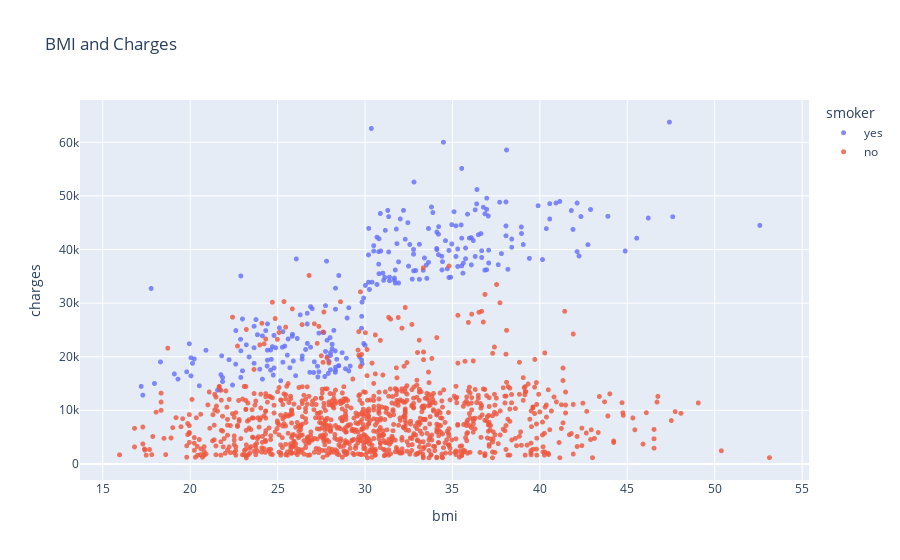

Notebook cell for this chart:
### Code cell
fig=px.scatter(
                df,
                x='bmi',
                y='charges',
                color='smoker',
                opacity=0.8,
                hover_data=['sex'],
                title='BMI and Charges'
)
fig.update_traces(marker_size=5)
fig.show()

### Figure 1 — Plotly figure (JSON) as saved in the notebook; plotly's stock layout.template omitted (floating-point values rounded to 4 significant figures; data arrays with more than 128 entries replaced by an {"elided": "..."} marker saying what was removed)
{"data": [{"customdata": {"elided": "274x1 str values"}, "hovertemplate": "smoker=yes<br>bmi=%{x}<br>charges=%{y}<br>sex=%{customdata[0]}<extra></extra>", "legendgroup": "yes", "marker": {"color": "#636efa", "opacity": 0.8, "size": 5, "symbol": "circle"}, "mode": "markers", "name": "yes", "showlegend": true, "type": "scattergl", "x": {"elided": "274 float values"}, "xaxis": "x", "y": {"elided": "274 float values"}, "yaxis": "y"}, {"customdata": {"elided": "1064x1 str values"}, "hovertemplate": "smoker=no<br>bmi=%{x}<br>charges=%{y}<br>sex=%{customdata[0]}<extra></extra>", "legendgroup": "no", "marker": {"color": "#EF553B", "opacity": 0.8, "size": 5, "symbol": "circle"}, "mode": "markers", "name": "no", "showlegend": true, "type": "scattergl", "x": {"elided": "1064 float values"}, "xaxis": "x", "y": {"elided": "1064 float values"}, "yaxis": "y"}], "layout": {"legend": {"title": {"text": "smoker"}, "tracegroupgap": 0}, "title": {"text": "BMI and Charges"}, "xaxis": {"anchor": "y", "domain": [0, 1], "title": {"text": "bmi"}}, "yaxis": {"anchor": "x", "domain": [0, 1], "title": {"text": "charges"}}}}
